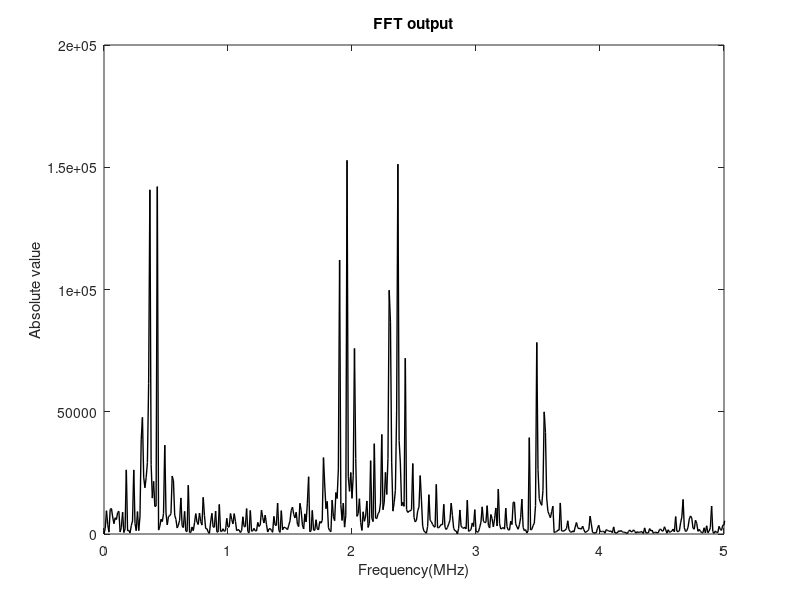

Source code (MATLAB):
% Load the data from the file
data = load('output_data.txt');

% Extract the value 
sine = data(:, 1);  % Extract all rows in the first columns
cosine = data(:, 2);    %  Extract all rows in the second columns

sine = sine - mean(sine);
cosine = cosine - mean(cosine);

% Combine them into complex valued samples - sin to the real part, cosine
% to the imaginary part
complex_value = sine + 1j * cosine;

N = length(complex_value);


% Perform FFT
fft_output = fft(complex_value);



Fs = 100e6;
frequency_axis = Fs * (0:N-1) / N / 1e6;

figure;
plot(frequency_axis(1:N/2), abs(fft_output(1:N/2)), 'k', 'LineWidth', 1);
xlim([0, 5]);  % Focus on the range 0 to 5 MHz
xlabel('Frequency(MHz)');
ylabel('Absolute value');
title('FFT output');


